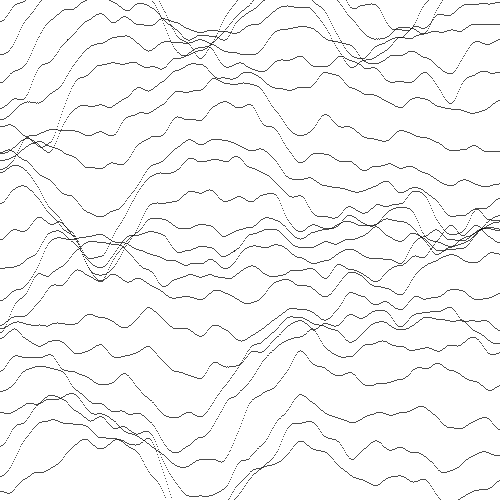
Frame 1 (no input)
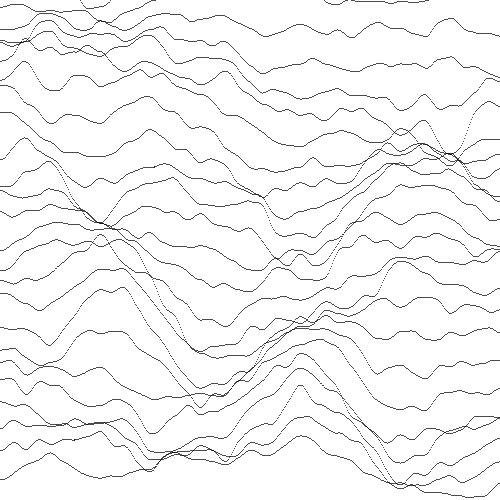
Frame 60 (the mouse pressed at the canvas centre just before this capture)
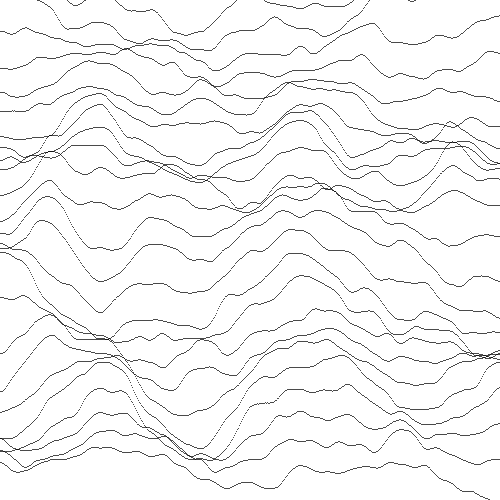
Frame 120 (the mouse held since frame 60 and released just before this capture)

The Processing sketch that drew these frames (run headless with seeded random() and noise(); from frame 60 on, the mouse is pressed at the canvas centre):

// Processing sketch: noise7
// ── noise7.pde
float z = 0; // create variable for noise z

void setup() {
    size(500, 500);
}

void draw() {
    background(255);

    // float y = 0; creates decimal variable y and assigns value 0 to it
    // loop repeats as long as y < height; is true
    // y = y + 20 increments y in the end of each iteration.
    for (float y = 0; y < height; y = y + 20) {
        // float x = 0; creates decimal variable x and assigns value 0 to it
        // loop repeats as long as x < width; is true
        // x = x + 1 increments the x in the end of each iteration.
        for (float x = 0; x < width; x = x + 1) {
            point(x, y + map(noise(x/100, y/100, z), 0, 1, -100, 100));
        }
    }
    // when y is 500 the program will move forward. In this case increment z
    z = z + 0.03;
}
